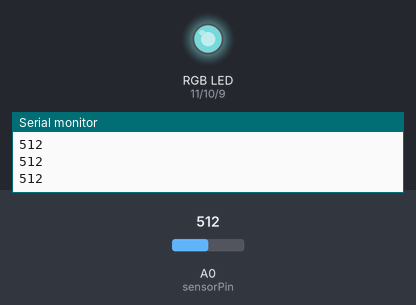
Bench run of a sketch on a simulated Arduino Uno, built with avr-gcc and run on an emulated ATmega328P. Shown: an RGB LED mixed from three pins (HIGH = lit), the last lines printed to the serial monitor. The inputs (shaded band) are chosen by the test bench; at power-on: A0 (sensorPin) = 512. Dim RGB values are drawn brighter than linear; random numbers use the default seed unless the sketch sets one.

Above: at 1.2 s.
1.3 s: A0 (sensorPin) set to 98
At 1.3 s:
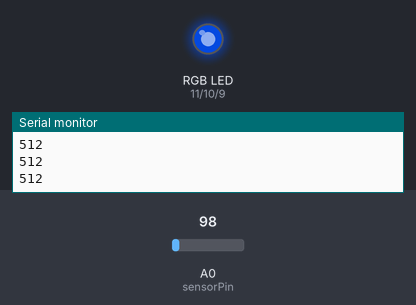
4.3 s: A0 (sensorPin) set to 80
5.8 s: A0 (sensorPin) set to 100
At 8.7 s:
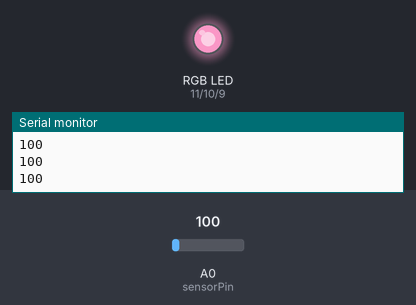
8.8 s: A0 (sensorPin) set to 0
10.3 s: A0 (sensorPin) set to 122
At 10.4 s:
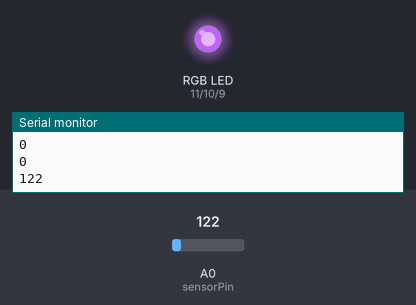
Timing chart, 0 to 25.2 s (numbered marks = the images above; inputs shaded):
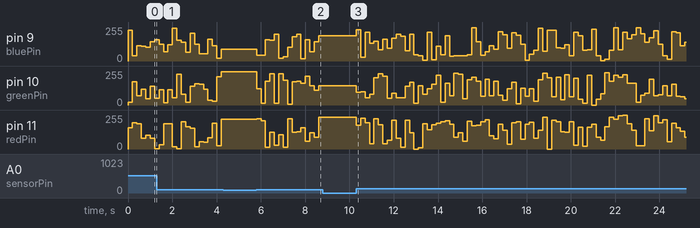

The sketch:

rgb_led_sound.ino
```cpp
/*
Adafruit Arduino - Lesson 3. RGB LED
*/

int redPin = 11;
int greenPin = 10;
int bluePin = 9;
int sensorPin = A0;

int volume;

//uncomment this line if using a Common Anode LED
//#define COMMON_ANODE

void setup()
{
  pinMode(redPin, OUTPUT);
  pinMode(greenPin, OUTPUT);
  pinMode(bluePin, OUTPUT);
  pinMode(sensorPin, INPUT);
  Serial.begin(9600);
}
 void setColor(int red, int green, int blue)
{
  #ifdef COMMON_ANODE
    red = 255 - red;
    green = 255 - green;
    blue = 255 - blue;
  #endif
  analogWrite(redPin, red);
  analogWrite(greenPin, green);
  analogWrite(bluePin, blue);
}

void loop()
{
volume = analogRead(sensorPin);
 Serial.println(volume);
if (volume >= 90){
 setColor(random(0,255), random(0,255), random(0,255));
 delay(200);
}
}
```

Measured:
- after the input at 10.3 s, pin 9 (bluePin): 189/255 → 236/255 at once, → 30/255 0.20 s later, → 214/255 0.20 s later, → 135/255 0.20 s later, … (75 changes in this stretch); pin 10 (greenPin): 144/255 → 95/255 at once, → 98/255 0.20 s later, → 53/255 0.20 s later, → 82/255 0.20 s later, … (75 changes in this stretch)
